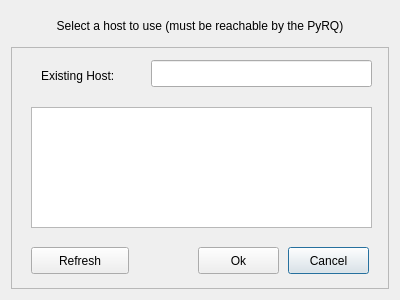
<?xml version="1.0" encoding="UTF-8"?>
<ui version="4.0">
 <class>Dialog</class>
 <widget class="QDialog" name="Dialog">
  <property name="geometry">
   <rect>
    <x>0</x>
    <y>0</y>
    <width>400</width>
    <height>300</height>
   </rect>
  </property>
  <property name="minimumSize">
   <size>
    <width>400</width>
    <height>300</height>
   </size>
  </property>
  <property name="maximumSize">
   <size>
    <width>400</width>
    <height>300</height>
   </size>
  </property>
  <property name="windowTitle">
   <string>Dialog</string>
  </property>
  <layout class="QVBoxLayout" name="verticalLayout">
   <item>
    <widget class="QLabel" name="label_3">
     <property name="maximumSize">
      <size>
       <width>16777215</width>
       <height>30</height>
      </size>
     </property>
     <property name="text">
      <string>Select a host to use (must be reachable by the PyRQ)</string>
     </property>
     <property name="alignment">
      <set>Qt::AlignCenter</set>
     </property>
    </widget>
   </item>
   <item>
    <widget class="QFrame" name="frame">
     <property name="frameShape">
      <enum>QFrame::StyledPanel</enum>
     </property>
     <property name="frameShadow">
      <enum>QFrame::Raised</enum>
     </property>
     <widget class="QPushButton" name="pushButton_Cancel">
      <property name="geometry">
       <rect>
        <x>277</x>
        <y>200</y>
        <width>81</width>
        <height>27</height>
       </rect>
      </property>
      <property name="text">
       <string>Cancel</string>
      </property>
     </widget>
     <widget class="QListWidget" name="listWidget_Hosts">
      <property name="geometry">
       <rect>
        <x>20</x>
        <y>60</y>
        <width>341</width>
        <height>121</height>
       </rect>
      </property>
     </widget>
     <widget class="QPushButton" name="pushButton_Refresh">
      <property name="geometry">
       <rect>
        <x>20</x>
        <y>200</y>
        <width>98</width>
        <height>27</height>
       </rect>
      </property>
      <property name="text">
       <string>Refresh</string>
      </property>
     </widget>
     <widget class="QLabel" name="label">
      <property name="geometry">
       <rect>
        <x>30</x>
        <y>20</y>
        <width>111</width>
        <height>17</height>
       </rect>
      </property>
      <property name="text">
       <string>Existing Host:</string>
      </property>
     </widget>
     <widget class="QLineEdit" name="lineEdit_existingHost">
      <property name="geometry">
       <rect>
        <x>140</x>
        <y>13</y>
        <width>221</width>
        <height>27</height>
       </rect>
      </property>
     </widget>
     <widget class="QPushButton" name="pushButton_Accept">
      <property name="geometry">
       <rect>
        <x>187</x>
        <y>200</y>
        <width>81</width>
        <height>27</height>
       </rect>
      </property>
      <property name="text">
       <string>Ok</string>
      </property>
     </widget>
    </widget>
   </item>
  </layout>
 </widget>
 <resources/>
 <connections/>
</ui>
